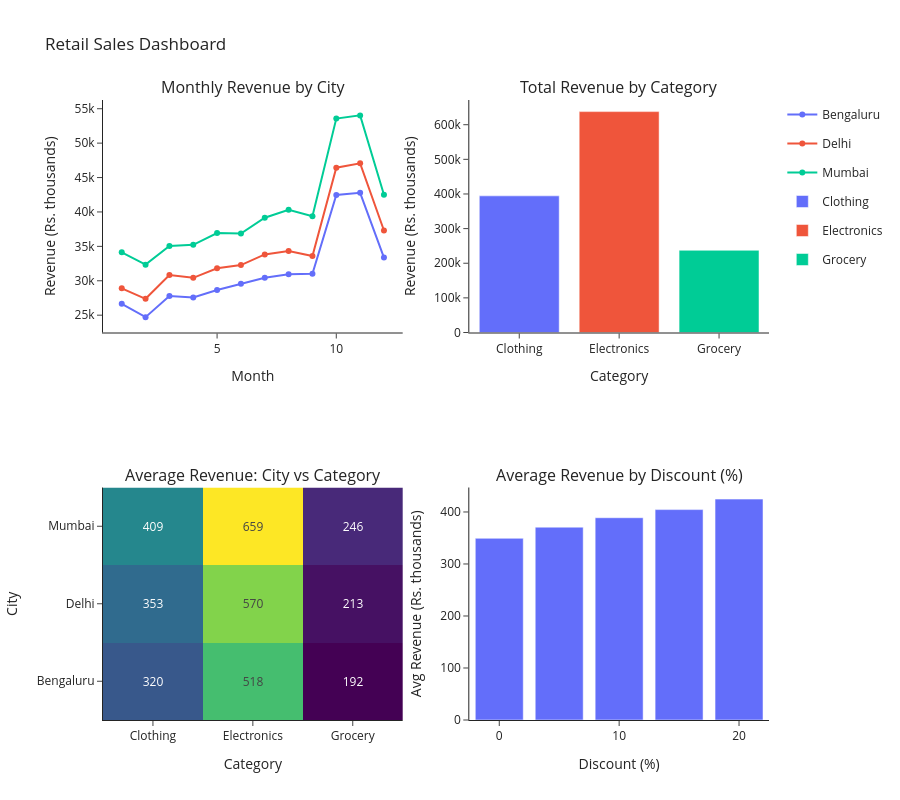

Source (notebook cell):
### Markdown cell above
### Task 8: Combine the charts into a 2 × 2 dashboard

### Code cell
from plotly.subplots import make_subplots

dash = make_subplots(
    rows=2,
    cols=2,
    specs=[
        [{"type": "xy"}, {"type": "xy"}],
        [{"type": "heatmap"}, {"type": "xy"}]
    ],
    subplot_titles=(
        "Monthly Revenue by City",
        "Total Revenue by Category",
        "Average Revenue: City vs Category",
        "Average Revenue by Discount (%)"
    )
)

for trace in fig_a.data:
    dash.add_trace(trace, row=1, col=1)

for trace in fig_b.data:
    dash.add_trace(trace, row=1, col=2)

for trace in fig_c.data:
    dash.add_trace(trace, row=2, col=1)

for trace in fig_d.data:
    dash.add_trace(trace, row=2, col=2)

dash.update_coloraxes(showscale=False)

dash.update_layout(
    height=800,
    title_text="Retail Sales Dashboard",
    template="simple_white",
    barmode="group"
)

dash.update_xaxes(title_text="Month", row=1, col=1)
dash.update_yaxes(
    title_text="Revenue (Rs. thousands)",
    row=1, col=1
)

dash.update_xaxes(title_text="Category", row=1, col=2)
dash.update_yaxes(
    title_text="Revenue (Rs. thousands)",
    row=1, col=2
)

dash.update_xaxes(title_text="Category", row=2, col=1)
dash.update_yaxes(title_text="City", row=2, col=1)

dash.update_xaxes(title_text="Discount (%)", row=2, col=2)
dash.update_yaxes(
    title_text="Avg Revenue (Rs. thousands)",
    row=2, col=2
)

dash.show()

dash.write_html(
    "sales_dashboard.html",
    include_plotlyjs="cdn",
    full_html=True
)

print("Dashboard saved successfully!")

### Figure 1 — Plotly figure (JSON) as saved in the notebook; plotly's stock layout.template omitted (floating-point values rounded to 4 significant figures)
{"data": [{"hovertemplate": "City=Bengaluru<br>Month=%{x}<br>Revenue=%{y}<extra></extra>", "legendgroup": "Bengaluru", "line": {"color": "#636efa", "dash": "solid"}, "marker": {"symbol": "circle"}, "mode": "lines+markers", "name": "Bengaluru", "orientation": "v", "showlegend": true, "type": "scatter", "x": [1, 2, 3, 4, 5, 6, 7, 8, 9, 10, 11, 12], "xaxis": "x", "y": [26650.0, 24720.0, 27800.0, 27590.0, 28670.0, 29550.0, 30450.0, 30950.0, 31010.0, 42470.0, 42780.0, 33370.0], "yaxis": "y"}, {"hovertemplate": "City=Delhi<br>Month=%{x}<br>Revenue=%{y}<extra></extra>", "legendgroup": "Delhi", "line": {"color": "#EF553B", "dash": "solid"}, "marker": {"symbol": "circle"}, "mode": "lines+markers", "name": "Delhi", "orientation": "v", "showlegend": true, "type": "scatter", "x": [1, 2, 3, 4, 5, 6, 7, 8, 9, 10, 11, 12], "xaxis": "x", "y": [28900.0, 27380.0, 30830.0, 30420.0, 31810.0, 32280.0, 33830.0, 34330.0, 33600.0, 46440.0, 47070.0, 37310.0], "yaxis": "y"}, {"hovertemplate": "City=Mumbai<br>Month=%{x}<br>Revenue=%{y}<extra></extra>", "legendgroup": "Mumbai", "line": {"color": "#00cc96", "dash": "solid"}, "marker": {"symbol": "circle"}, "mode": "lines+markers", "name": "Mumbai", "orientation": "v", "showlegend": true, "type": "scatter", "x": [1, 2, 3, 4, 5, 6, 7, 8, 9, 10, 11, 12], "xaxis": "x", "y": [34140.0, 32340.0, 35050.0, 35220.0, 36930.0, 36850.0, 39160.0, 40330.0, 39380.0, 53570.0, 54030.0, 42510.0], "yaxis": "y"}, {"hovertemplate": "Category=%{x}<br>Revenue=%{y}<extra></extra>", "legendgroup": "Clothing", "marker": {"color": "#636efa", "pattern": {"shape": ""}}, "name": "Clothing", "orientation": "v", "showlegend": true, "textposition": "auto", "type": "bar", "x": ["Clothing"], "xaxis": "x2", "y": [394600.0], "yaxis": "y2"}, {"hovertemplate": "Category=%{x}<br>Revenue=%{y}<extra></extra>", "legendgroup": "Electronics", "marker": {"color": "#EF553B", "pattern": {"shape": ""}}, "name": "Electronics", "orientation": "v", "showlegend": true, "textposition": "auto", "type": "bar", "x": ["Electronics"], "xaxis": "x2", "y": [637800.0], "yaxis": "y2"}, {"hovertemplate": "Category=%{x}<br>Revenue=%{y}<extra></extra>", "legendgroup": "Grocery", "marker": {"color": "#00cc96", "pattern": {"shape": ""}}, "name": "Grocery", "orientation": "v", "showlegend": true, "textposition": "auto", "type": "bar", "x": ["Grocery"], "xaxis": "x2", "y": [237400.0], "yaxis": "y2"}, {"coloraxis": "coloraxis", "hovertemplate": "Category: %{x}<br>City: %{y}<br>color: %{z}<extra></extra>", "name": "0", "texttemplate": "%{z:.0f}", "type": "heatmap", "x": ["Clothing", "Electronics", "Grocery"], "xaxis": "x3", "y": ["Bengaluru", "Delhi", "Mumbai"], "yaxis": "y3", "z": [[320.2, 518.3, 192.1], [353.2, 570.0, 213.1], [408.5, 659.0, 246.2]]}, {"hovertemplate": "Discount=%{x}<br>Revenue=%{y}<extra></extra>", "legendgroup": "", "marker": {"color": "#636efa", "pattern": {"shape": ""}}, "name": "", "orientation": "v", "showlegend": false, "textposition": "auto", "type": "bar", "x": [0, 5, 10, 15, 20], "xaxis": "x4", "y": [349.3, 370.8, 388.9, 404.6, 424.7], "yaxis": "y4"}], "layout": {"annotations": [{"font": {"size": 16}, "showarrow": false, "text": "Monthly Revenue by City", "x": 0.225, "xanchor": "center", "xref": "paper", "y": 1, "yanchor": "bottom", "yref": "paper"}, {"font": {"size": 16}, "showarrow": false, "text": "Total Revenue by Category", "x": 0.775, "xanchor": "center", "xref": "paper", "y": 1, "yanchor": "bottom", "yref": "paper"}, {"font": {"size": 16}, "showarrow": false, "text": "Average Revenue: City vs Category", "x": 0.225, "xanchor": "center", "xref": "paper", "y": 0.375, "yanchor": "bottom", "yref": "paper"}, {"font": {"size": 16}, "showarrow": false, "text": "Average Revenue by Discount (%)", "x": 0.775, "xanchor": "center", "xref": "paper", "y": 0.375, "yanchor": "bottom", "yref": "paper"}], "barmode": "group", "coloraxis": {"showscale": false}, "height": 800, "title": {"text": "Retail Sales Dashboard"}, "xaxis": {"anchor": "y", "domain": [0, 0.45], "title": {"text": "Month"}}, "xaxis2": {"anchor": "y2", "domain": [0.55, 1], "title": {"text": "Category"}}, "xaxis3": {"anchor": "y3", "domain": [0, 0.45], "title": {"text": "Category"}}, "xaxis4": {"anchor": "y4", "domain": [0.55, 1], "title": {"text": "Discount (%)"}}, "yaxis": {"anchor": "x", "domain": [0.625, 1], "title": {"text": "Revenue (Rs. thousands)"}}, "yaxis2": {"anchor": "x2", "domain": [0.625, 1], "title": {"text": "Revenue (Rs. thousands)"}}, "yaxis3": {"anchor": "x3", "domain": [0, 0.375], "title": {"text": "City"}}, "yaxis4": {"anchor": "x4", "domain": [0, 0.375], "title": {"text": "Avg Revenue (Rs. thousands)"}}}}
